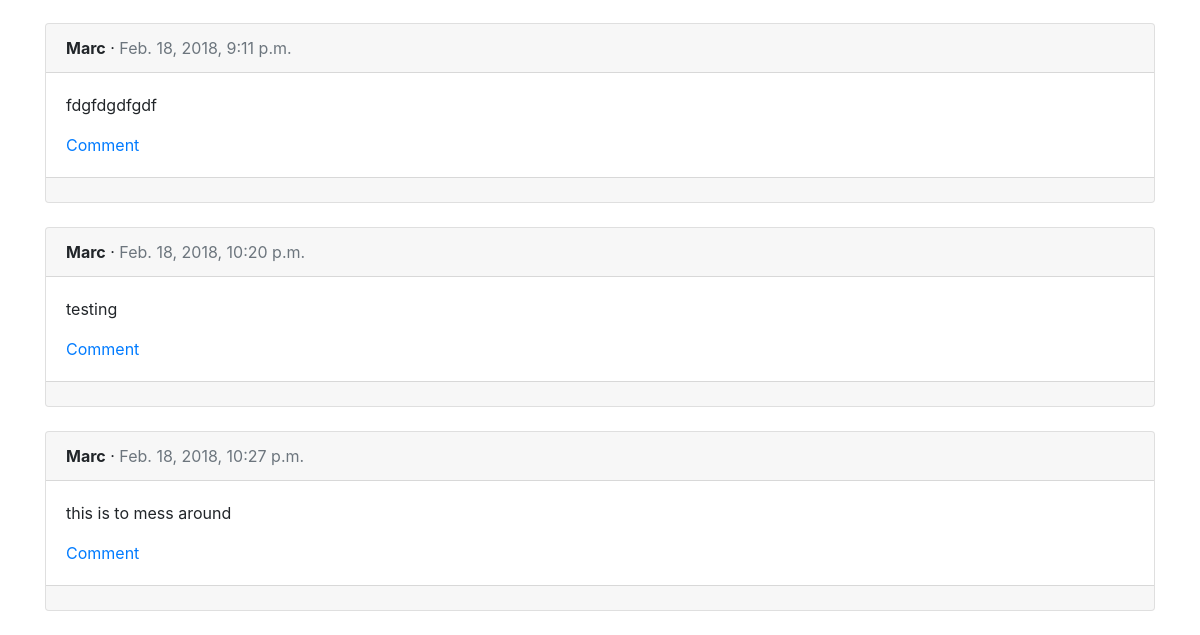
Before: /posts/ (signed in, lower part) with the older database file.
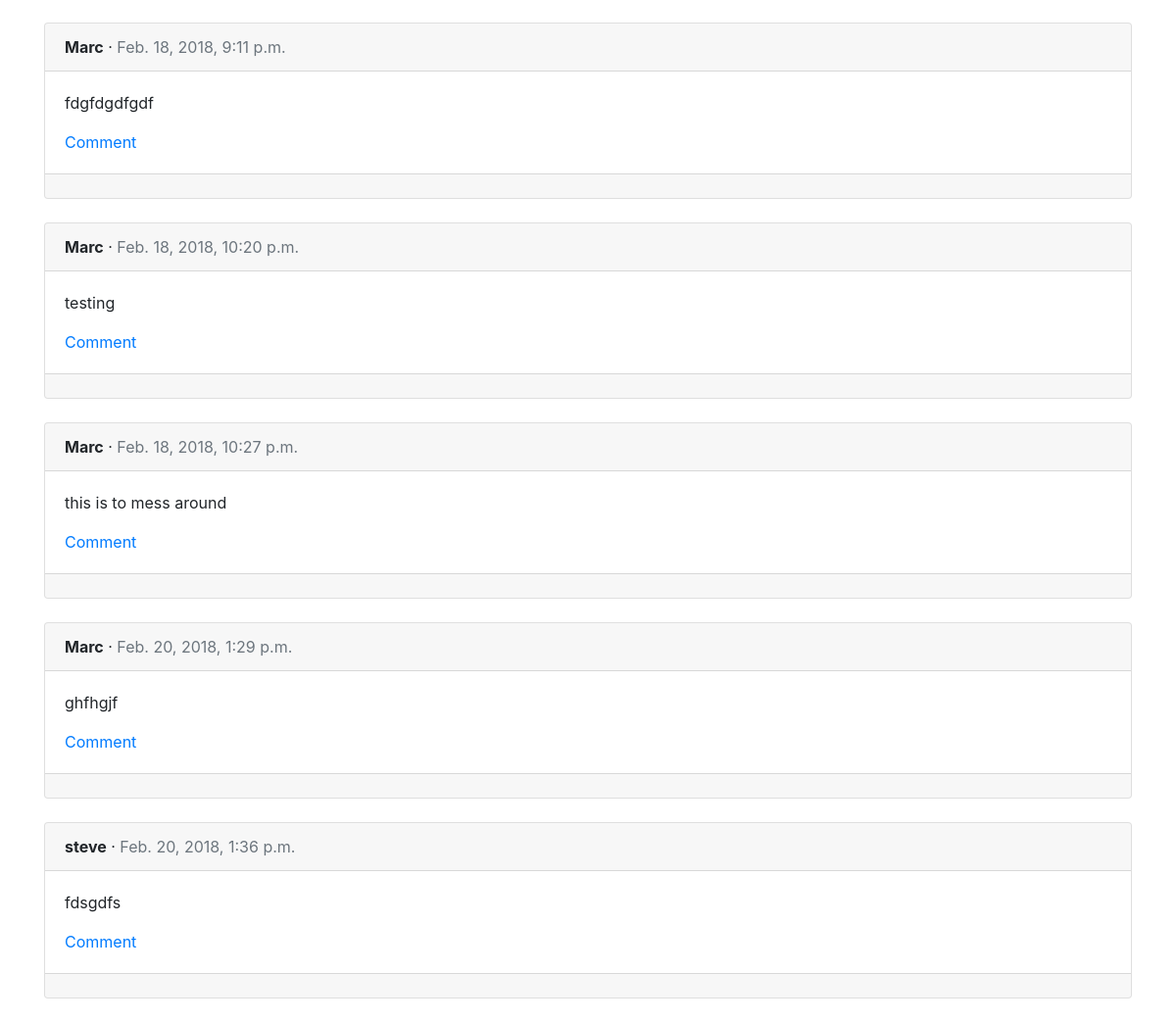
After: the same page with the newer database file.
### posts/models.py (models this page shows, shortened)
class Post(models.Model):
    message = models.CharField(max_length=280)
    date = models.DateTimeField(auto_now_add=True)
    author = models.ForeignKey(
        settings.AUTH_USER_MODEL,
        on_delete=models.CASCADE,
    )

### users/models.py (models this page shows)
class CustomUser(AbstractUser):
    objects = CustomUserManager()

### posts/views.py (the view)
# urls.py: path('', views.PostListView.as_view(), name='posts'),#
class PostListView(LoginRequiredMixin, ListView): # new
    model = models.Post
    template_name = 'post_list.html'
    login_url = 'login'

### posts/models.py (called while the page is built)
    def __str__(self):
        return self.comment

### templates/post_list.html (shortened to what this page needs)
{% extends 'base.html' %}
{% block content %}
  {% for post in object_list %}
    <div class="card">
      <div class="card-header">
        <span class="font-weight-bold">{{ post.author }}</span> &middot; <span class="text-muted">{{ post.date }}</span>
      </div>
      <div class="card-body">
        <p>{{ post.message }}</p>
        {% if messages %}
        <a href="{% url 'post_edit' post.pk %}">Edit</a> | <a href="{% url 'post_delete' post.pk %}">Delete</a>
        {% else %}
            <a href="{% url 'post_edit' post.pk %}">Comment</a>
        {% endif %}
      </div>
      <div class="card-footer">
      </div>
    </div>
    <br />
  {% endfor %}
{% endblock content %}

### templates/base.html (shortened to what this page needs)
<!doctype html>
<html lang="en">
  <head>
    <link rel="stylesheet" href="https://maxcdn.bootstrapcdn.com/bootstrap/4.0.0/css/bootstrap.min.css">
  </head>
  <body>
<div class="container">
  {% block content %}
  {% endblock %}
</div>
  </body>
</html>

Changed rows visible on the page:
added Post: author "Marc", date "Feb. 20, 2018, 1:29 p.m.", message "ghfhgjf"
added Post: author "steve", date "Feb. 20, 2018, 1:36 p.m.", message "fdsgdfs"
